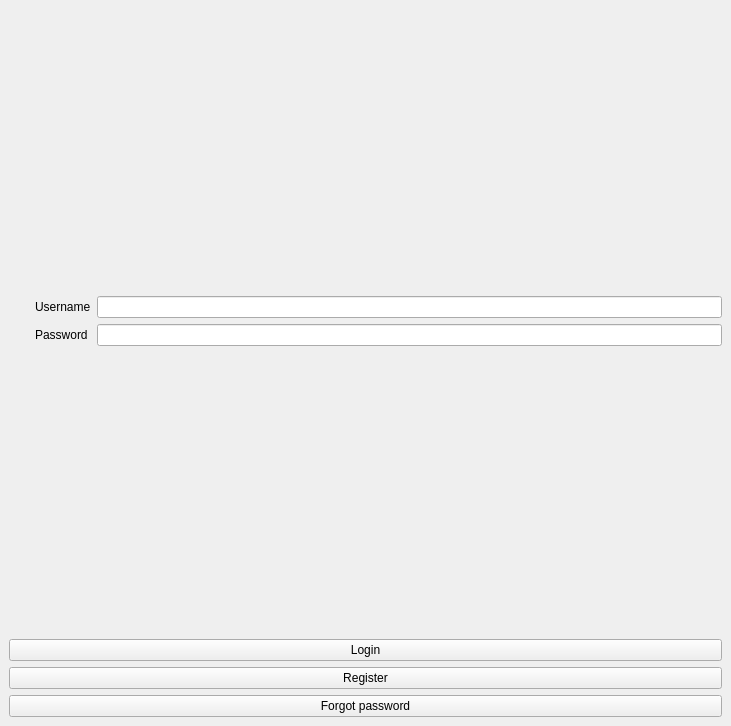
<?xml version="1.0" encoding="UTF-8"?>
<ui version="4.0">
 <class>MainWindow</class>
 <widget class="QMainWindow" name="MainWindow">
  <property name="geometry">
   <rect>
    <x>0</x>
    <y>0</y>
    <width>731</width>
    <height>726</height>
   </rect>
  </property>
  <property name="windowTitle">
   <string>KoR - Safe vault APP</string>
  </property>
  <property name="windowIcon">
   <iconset>
    <normaloff>../images/app_icon.png</normaloff>../images/app_icon.png</iconset>
  </property>
  <widget class="QWidget" name="centralwidget">
   <layout class="QGridLayout" name="gridLayout">
    <item row="3" column="0">
     <layout class="QGridLayout" name="gridLayout_2">
      <item row="0" column="0">
       <layout class="QGridLayout" name="gridLayout_3">
        <item row="0" column="1">
         <widget class="QLabel" name="verticalSpacer">
          <property name="text">
           <string/>
          </property>
          <property name="pixmap">
           <pixmap>../../.designer/backup/images/main_image.png</pixmap>
          </property>
         </widget>
        </item>
        <item row="0" column="2">
         <layout class="QFormLayout" name="formLayout">
          <item row="1" column="1">
           <widget class="QLineEdit" name="usernameInput"/>
          </item>
          <item row="3" column="1">
           <widget class="QLineEdit" name="passwordInput">
            <property name="inputMethodHints">
             <set>Qt::ImhHiddenText|Qt::ImhNoAutoUppercase|Qt::ImhNoPredictiveText|Qt::ImhSensitiveData</set>
            </property>
            <property name="echoMode">
             <enum>QLineEdit::Password</enum>
            </property>
           </widget>
          </item>
          <item row="4" column="1">
           <spacer name="horizontalSpacer">
            <property name="orientation">
             <enum>Qt::Horizontal</enum>
            </property>
            <property name="sizeHint" stdset="0">
             <size>
              <width>40</width>
              <height>20</height>
             </size>
            </property>
           </spacer>
          </item>
          <item row="0" column="1">
           <spacer name="horizontalSpacer_2">
            <property name="orientation">
             <enum>Qt::Horizontal</enum>
            </property>
            <property name="sizeHint" stdset="0">
             <size>
              <width>40</width>
              <height>20</height>
             </size>
            </property>
           </spacer>
          </item>
          <item row="1" column="0">
           <widget class="QLabel" name="usernameText">
            <property name="sizePolicy">
             <sizepolicy hsizetype="Fixed" vsizetype="Expanding">
              <horstretch>0</horstretch>
              <verstretch>0</verstretch>
             </sizepolicy>
            </property>
            <property name="text">
             <string>Username</string>
            </property>
           </widget>
          </item>
          <item row="3" column="0">
           <widget class="QLabel" name="passwordText">
            <property name="text">
             <string>Password</string>
            </property>
           </widget>
          </item>
         </layout>
        </item>
        <item row="0" column="0">
         <widget class="QLabel" name="mainImage">
          <property name="text">
           <string/>
          </property>
          <property name="pixmap">
           <pixmap>../images/main_image.png</pixmap>
          </property>
         </widget>
        </item>
       </layout>
      </item>
      <item row="6" column="0">
       <widget class="QPushButton" name="forgotpasswordButton">
        <property name="text">
         <string>Forgot password</string>
        </property>
       </widget>
      </item>
      <item row="3" column="0">
       <widget class="QPushButton" name="registerButton">
        <property name="text">
         <string>Register</string>
        </property>
       </widget>
      </item>
      <item row="1" column="0">
       <widget class="QPushButton" name="loginButton">
        <property name="text">
         <string>Login</string>
        </property>
       </widget>
      </item>
     </layout>
    </item>
   </layout>
  </widget>
 </widget>
 <resources/>
 <connections/>
</ui>
